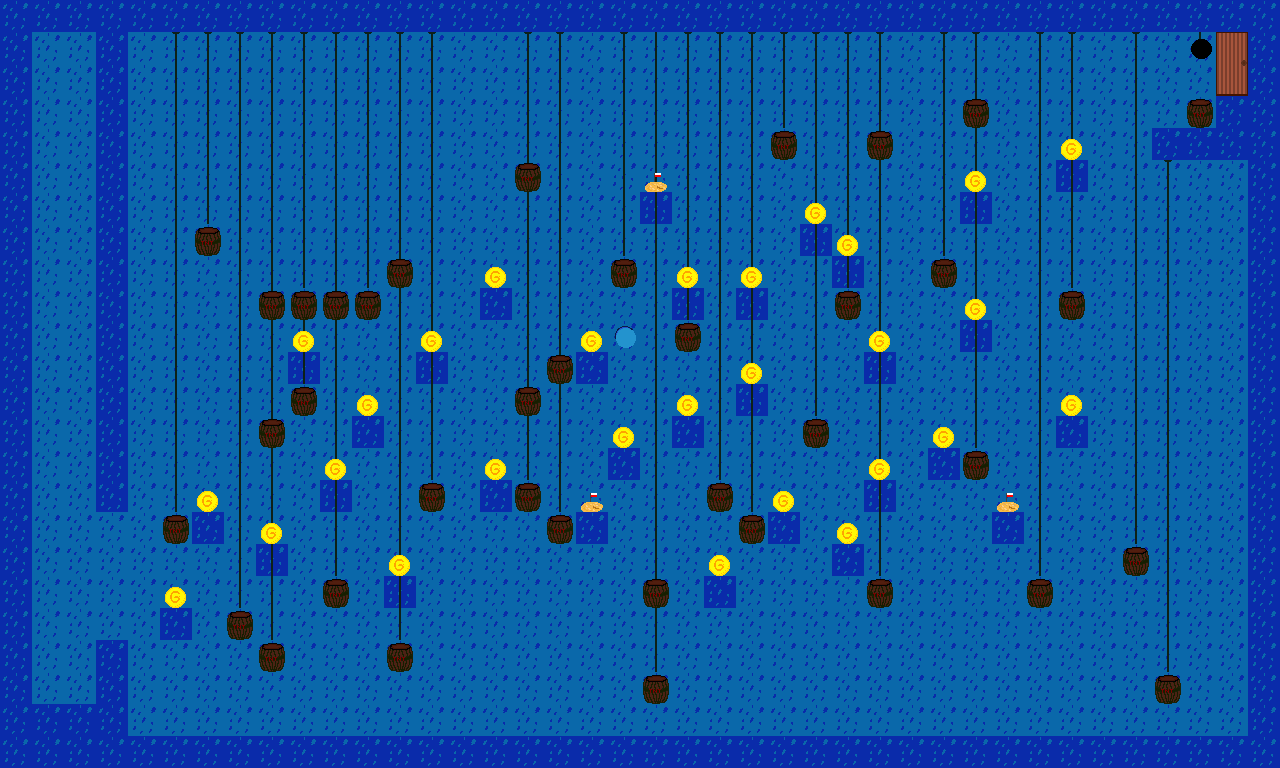

The image is a tile-based game level rendered from a .tmx file. Its description and source (layers, tilesets, objects; grid data summarised) follow:
An orthogonal 40x24 tile map with 32x32 px tiles, 6 tile layers (first, second, third, lights, ...).

<map version="1.0" orientation="orthogonal" renderorder="right-down" width="40" height="24" tilewidth="32" tileheight="32" nextobjectid="1">
 <tileset firstgid="1" source="tilesheet.tsx" />
 <layer name="first" width="40" height="24">
  <data>[960 cells, 960 non-empty, 1 distinct tile ids]</data>
 </layer>
 <layer name="second" width="40" height="24">
  <data>[960 cells, 179 non-empty, 1 distinct tile ids]</data>
 </layer>
 <layer name="third" width="40" height="24">
  <data>[960 cells, 339 non-empty, 4 distinct tile ids]</data>
 </layer>
 <layer name="lights" width="40" height="24">
  <data>[960 cells, 2 non-empty, 2 distinct tile ids]</data>
 </layer>
 <layer name="active" width="40" height="24">
  <data>[960 cells, 71 non-empty, 5 distinct tile ids]</data>
 </layer>
 <layer name="enemy" width="40" height="24">
  <data>[960 cells, 0 non-empty, 0 distinct tile ids]</data>
 </layer>
</map>